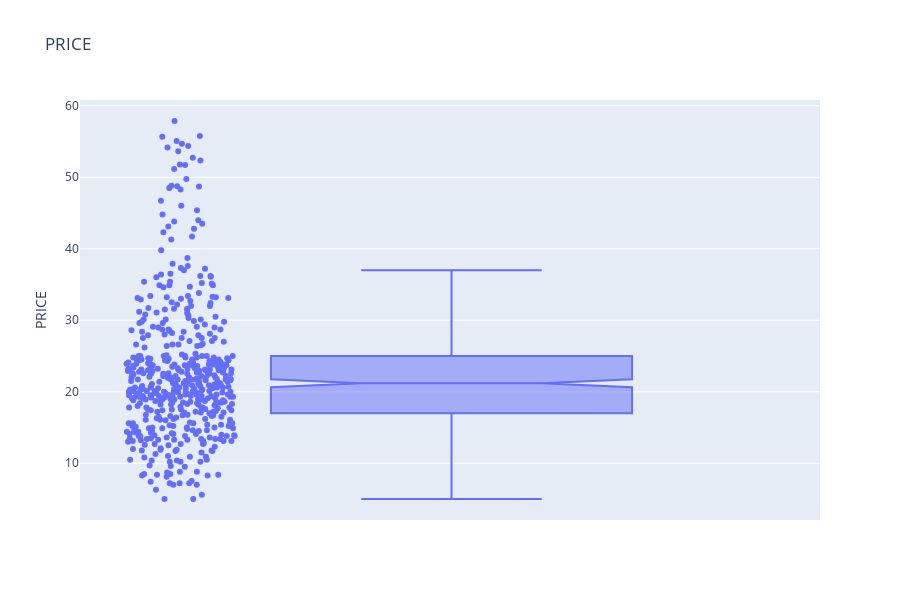

Source (notebook cell):
### Markdown cell above
The boxplot below shows that the price column is now no longer bunched at the top and distrobuted in a much more expected way.

### Code cell
## boxplot showing the price distrobution in the redistrobuted points at 50.00
fig = px.box(df, y="PRICE", points="all",
             notched=True, # used notched shape
             title="PRICE" )




fig.show()

### Figure 1 — Plotly figure (JSON) as saved in the notebook; plotly's stock layout.template omitted (floating-point values rounded to 4 significant figures; data arrays with more than 128 entries replaced by an {"elided": "..."} marker saying what was removed)
{"data": [{"alignmentgroup": "True", "boxpoints": "all", "hoverlabel": {"namelength": 0}, "hovertemplate": "PRICE=%{y}", "legendgroup": "", "marker": {"color": "#636efa"}, "name": "", "notched": true, "offsetgroup": "", "orientation": "v", "showlegend": false, "type": "box", "x0": " ", "xaxis": "x", "y": {"elided": "506 float values"}, "y0": " ", "yaxis": "y"}], "layout": {"boxmode": "group", "height": 600, "legend": {"tracegroupgap": 0}, "title": {"text": "PRICE"}, "xaxis": {"anchor": "y", "domain": [0, 1]}, "yaxis": {"anchor": "x", "domain": [0, 1], "title": {"text": "PRICE"}}}}
